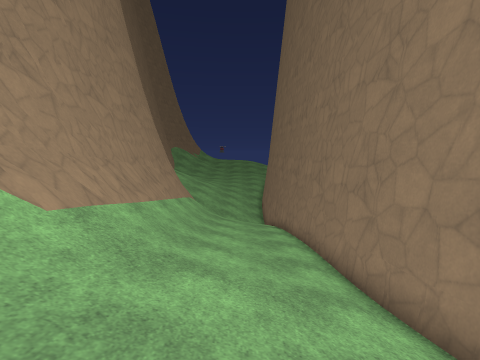
View 1 (above)

15 first-person views from a walk through a level from a Godot 3-D game. The camera is 1.5 m above the floor, tilts 6° down and sees 85° across. The floor is counted in squares, 1 m on a side. Each view is taken from the middle of a square. On the plan, view 1 faces up. The plan holds only what a view shows up to about 14 squares ahead; the rest is blank. The place goes on beyond the plan. Characters and animated objects are not drawn. Surface patterns are stand-ins for the level's own textures.

View 2
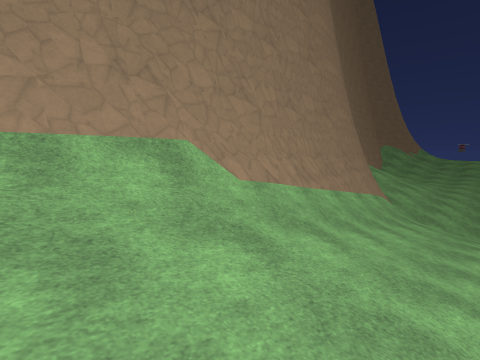

View 3
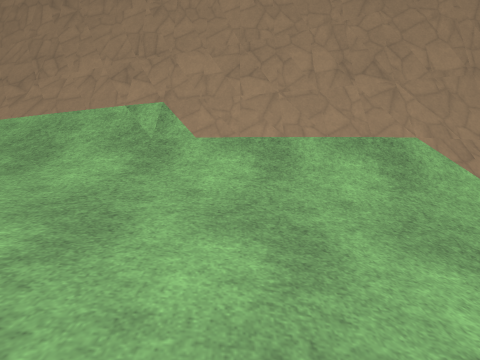

View 4
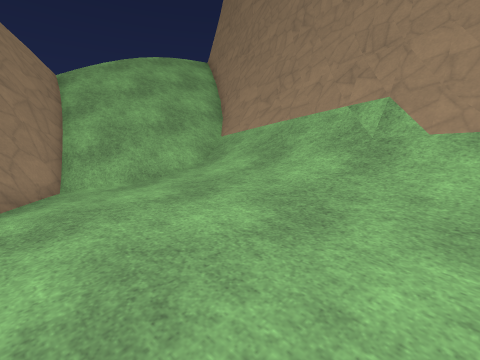

View 5
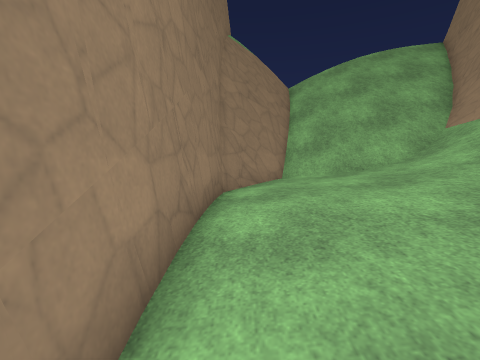

View 6
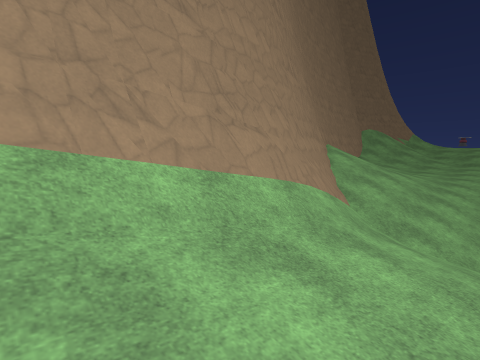

View 7
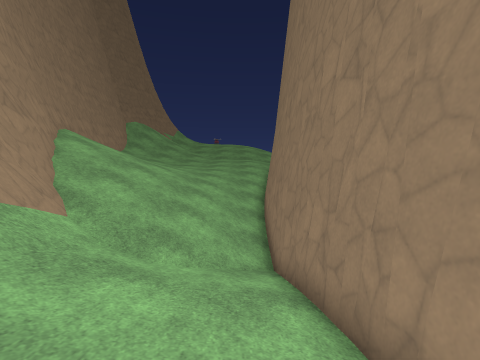

View 8
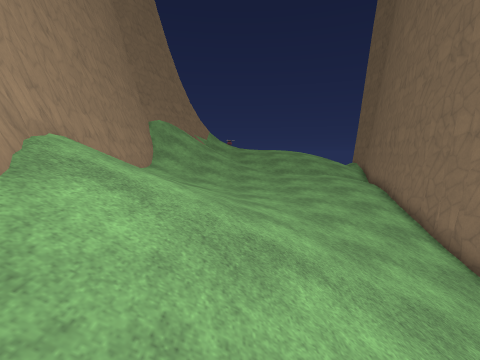

View 9
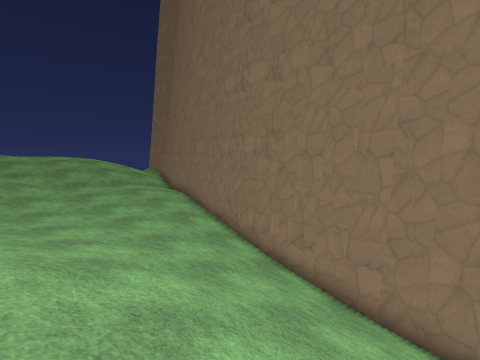

View 10
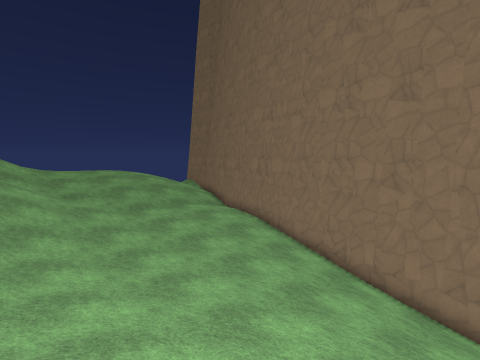

View 11
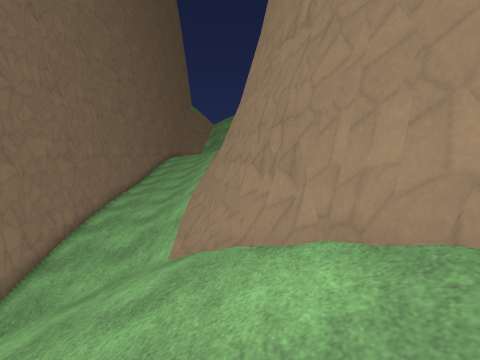

View 12
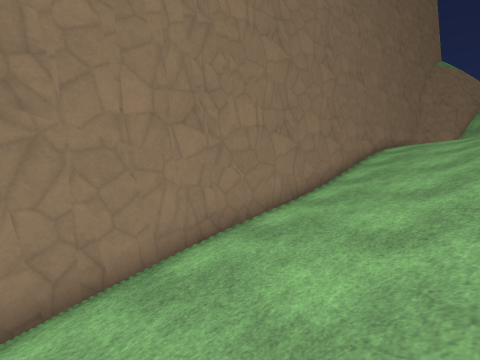

View 13
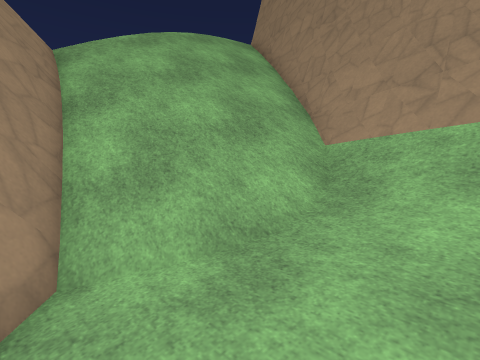

View 14
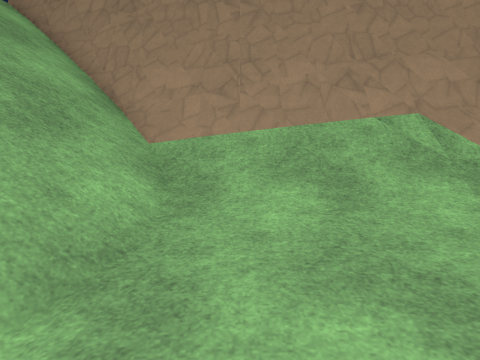

View 15
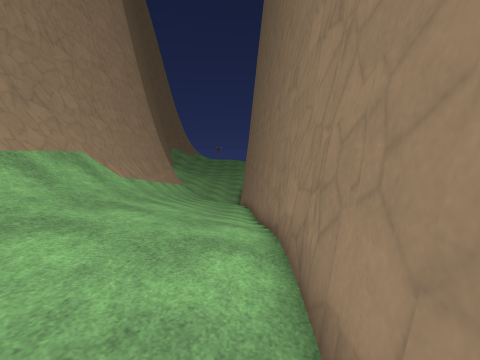

### Floor plan
Key: @ floor where view 1 was taken; # wall or solid block; . main floor; : floor 0.5 m higher than the main floor; - floor 0.5 m lower than the main floor; _ floor 0.75 m lower than the main floor; + floor 1.25 m higher than the main floor; * floor 2 m higher than the main floor; % floor 2.5 m higher than the main floor; & floor 2.75 m higher than the main floor; / step, stairs or slope; = window, fence, low wall or low ledge; ^ raised ledge.
Columns run from 10 left of view 1 to 4 right of it. Each row starts with its distance up from view 1.
 35  #//::........#
 34  #+:::......--#
 33  #//::....---##
 32  # //:...----##
 31  # ///:..---/#
 30  # ///:..---/#
 29  #/ ///.---//#
 28  ## ////--///#
 27  ##/////////##
 26   #/////////##
 25   ##////////#
 24    #////////#
 23    ##///////#
 22     #///////#
 21     ##//////#
 20      ##/////#
 19      ##=////#
 18       ##////#
 17       ##////#
 16       ##////##
 15       ^#//-_##
 14       ^#//---#
 13       ^#//---#
 12       ^#//.--#
 11       ^#//..-#
 10       ^#//:..#
  9       ^#//::.#
  8       ^#///::#
  7       ^#///::#
  6       ##/////#
  5       #=/////#
  4      ^^=/////#
  3      ^#//////#
  2      ^#//////#
  1      ^#//////#
  0      ##///@*/#
 -1      #=//%***#
 -2     ^^=/&%***#
 -3     ^#//&%%**#
 -4     ^#//&%%%*#
 -5     ^#//&&%%*#
 -6     ^#//&%%%*#
 -7     ##//&%%**#
 -8     ##//&%%*##
 -9    ##=////%###
-10    #=/////=##
-11   ##//////##
-12   #///////##
-13  ##///////##
-14 ##////////=#
-15 ##///////=##
-16 #        ###

Positions as (right, up) in squares from view 1, and headings:
1: (0, 0), facing up
2: (2, -1), facing up-left
3: (2, -1), facing left
4: (2, -1), facing down-left
5: (2, 0), facing down
6: (1, 9), facing up-left
7: (1, 13), facing up
8: (-4, 21), facing up
9: (-5, 22), facing up-right
10: (-7, 26), facing up-right
11: (-5, 26), facing down
12: (-2, 14), facing down-right
13: (1, -6), facing down-left
14: (1, -7), facing left
15: (2, -7), facing up
